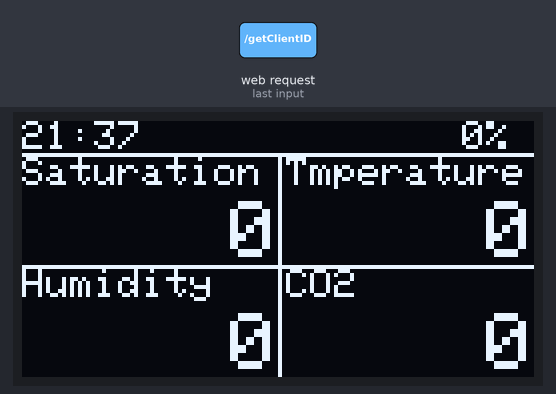
A sketch run on a simulated ESP32. On the bench: 128×64 one-colour display. The test bench sets the inputs (shaded band). What the sketch prints to the serial monitor is not drawn.

1.3 s: HTTP request GET /getClientID received
Above: at 2.5 s.
2.8 s: HTTP request GET /getClientID received
Timing chart, 0 to 5.8 s (numbered marks = the images above; inputs shaded):
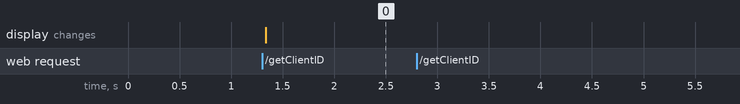

Measured:
- after the input at 1.3 s, the display: changes at once (image 0)
- after the input at 2.8 s, every drawn part: stays the same

The sketch:

dy404-master.ino
```cpp
/*
 * Dywizjon 404
 * Adam G., Maciej K., Rafal L.
 * Master controller for esp32
 */

#include "WiFi.h"
#include "ESPAsyncWebServer.h"
#include <Wire.h>
#include <Adafruit_GFX.h>
#include <Adafruit_SSD1306.h>
#include <Keypad.h>
#include <math.h>

/* Only defines:
 * CREDS_SSID
 * CREDS_PASS */
#include "creds.h"

// OLED
#define WIDTH 128
#define HEIGHT 64
#define MIDLINE 8+(HEIGHT-8)/2
#define OLED_ADDR   0x3C

#define SERVER_PORT 4080

//init struts
typedef struct time{
  uint8_t hour;
  uint8_t min;
} Time;

typedef struct userData{
  uint8_t id;
  char name[16];
  float temp;
  float presure;
  uint8_t battery;
  uint8_t saturation;
  uint8_t humidity;
  uint8_t heart_rate;
  uint16_t C02;
  uint32_t rtctime;
} UserData;

void draw_main_interface(Time, UserData);

/* ------------ keypad ------------ */
const byte ROWS = 4; //four rows
const byte COLS = 4; //four columns
//define the cymbols on the buttons of the keypads
char hexaKeys[ROWS][COLS] = {
  {'1','2','3','A'},
  {'4','5','6','B'},
  {'7','5','6','C'},
  {'*','0','#','D'}
};
byte rowPins[ROWS] = {2,0,4,16}; //connect to the row pinouts of the keypad
byte colPins[COLS] = {17,5,18,19}; //connect to the column pinouts of the keypad

//initialize an instance of class NewKeypad
Keypad customKeypad = Keypad( makeKeymap(hexaKeys), rowPins, colPins, ROWS, COLS);
/* ------------ end of keypad ------------ */

Adafruit_SSD1306 display(WIDTH, HEIGHT, &Wire, -1);

// Create AsyncWebServer object on port 80
AsyncWebServer server(80);
WiFiServer TCPserver(SERVER_PORT);

//init global variables
int choice=0;
int max_c=0;
UserData user_array[5];

uint8_t sec = 0;
uint8_t battery = 64;

void init_networking() {
  Serial.print("Setting AP (Access Point)…");
  WiFi.softAP(CREDS_SSID, CREDS_PASS);

  IPAddress IP = WiFi.softAPIP();
  Serial.print("AP IP address: ");
  Serial.println(IP);

  server.on("/getClientID", HTTP_GET, [](AsyncWebServerRequest *request){
    request->send_P(200, "text/plain", assign_id().c_str());
  });

  server.on("/humidity", HTTP_GET, [](AsyncWebServerRequest *request){
    request->send_P(200, "text/plain", readHumi().c_str());
  });

  server.on("/pressure", HTTP_GET, [](AsyncWebServerRequest *request){
    request->send_P(200, "text/plain", readPres().c_str());
  });

  //TODO add LITTTLEFS

  // Start servers
  server.begin();
  TCPserver.begin();
}

void setup(){
  Serial.begin(9600);

  Serial.println("ESP32 hand band");

  init_networking();

  display.begin(SSD1306_SWITCHCAPVCC, OLED_ADDR);
  customKeypad.addEventListener(keypadEvent);
  Serial.println("Setup complete");
}

void loop(){
  WiFiClient client = TCPserver.available();

  if (client) {
    uint8_t mess[35];
    int len = client.read(mess, 35);
    int id = mess[0];
    if (id < max_c) {
      user_array[id].id = mess[0];
      for (int i{0}; i<16; i++)
        user_array[id].name[i] = mess[1+i];

      uint32_t temp;
      temp = mess[20];
      temp |= mess[19]<<8;
      temp |= mess[18]<<16;
      temp |= mess[17]<<24;
      user_array[id].temp = ((float)temp);

      temp = mess[24];
      temp |= mess[23]<<8;
      temp |= mess[22]<<16;
      temp |= mess[21]<<24;
      user_array[id].presure = ((float)temp);

      user_array[id].battery = mess[25];

      user_array[id].saturation = mess[26];

      user_array[id].humidity = mess[27];

      user_array[id].heart_rate = mess[28];

      uint16_t CO2;
      CO2 = mess[30];
      CO2 |= mess[29];
      user_array[id].C02 = CO2;
      temp = mess[34];
      temp |= mess[33]<<8;
      temp |= mess[32]<<16;
      temp |= mess[31]<<24;
      user_array[id].rtctime = temp;
    }
    Serial.print(user_array[id].id);
    Serial.print(" ");
    Serial.print(id);
    Serial.print(" ");
    Serial.println(user_array[id].rtctime);
    client.stop();
  }
  char key = customKeypad.getKey();
  Time stime = {21, 37};
  if (max_c > 0) {
    draw_main_interface(stime, user_array[choice]);
  }
}

// Handle drawing
void draw_main_interface(Time time, UserData userData){
  display.clearDisplay();
  display.setTextColor(WHITE);
  display.setTextSize(1);
  //write upper line
  display.setCursor(0, 0);
  display.print(time.hour);
  display.print(":");
  display.print(time.min);
  display.setCursor(WIDTH/2-(strlen(userData.name)*3),0);
  display.print(userData.name);
  if(userData.battery < 100){
    display.setCursor(WIDTH-15-3, 0);
    display.print((int)(userData.battery/255.0*100));
    display.print("%");
  } else {
    display.setCursor(WIDTH-20-4, 0);
    display.print((int)(userData.battery/255.0*100));
    display.print("%");
  }
  //
  display.setCursor(0, 9);
  display.print("Saturation");
  display.setCursor(WIDTH/2+2, 9);
  display.print("Tmperature");
  display.setCursor(0,MIDLINE+1);
  display.print("Humidity");
  display.setCursor(WIDTH/2+2, MIDLINE+1);
  display.print("CO2");

  display.setCursor(WIDTH/2-((int)log10(userData.saturation)+1)*12, 20);
  display.setTextSize(2);
  display.print(userData.saturation);
  display.setCursor(WIDTH-((int)log10(userData.temp)+1)*12, 20);
  display.print((int)userData.temp);
  display.setCursor(WIDTH/2-((int)log10(userData.humidity)+1)*12,MIDLINE+12);
  display.print(userData.humidity);
  display.setCursor(WIDTH-((int)log10(userData.C02)+1)*12, MIDLINE+12);
  display.print(userData.C02);

  display.drawLine(0, 8, WIDTH, 8, WHITE);
  display.drawLine(WIDTH/2, 9, WIDTH/2, HEIGHT, WHITE);
  display.drawLine(0,MIDLINE,WIDTH,MIDLINE,WHITE);
  display.display();
}

void keypadEvent(KeypadEvent key){
  if(customKeypad.getState() == PRESSED){
    switch (key){
    case '1':
      choice = 1;
      break;
    case '2':
      choice = 2;
      break;
    case '3':
      choice = 3;
      break;
    case '4':
      choice = 4;
      break;
    default:
      choice = 0;
      break;
    }
  }
  if (choice >= max_c)
    choice = max_c-1;
  if (choice < 0)
    choice = 0;
}

String assign_id() {
  static int i=0;
  max_c = 214;
  return String(i++);
}

String readHumi() {
  return String("10%");
}

String readPres() {
  return String("1000hPA");
}
```

creds.h
```cpp
#ifndef ESP32_CREDS_GUARD
#define ESP32_CREDS_GUARD
const char* CREDS_SSID = "d404";
const char* CREDS_PASS = "89()#h3BuwuR%430&LR'>{2";
#endif
```
